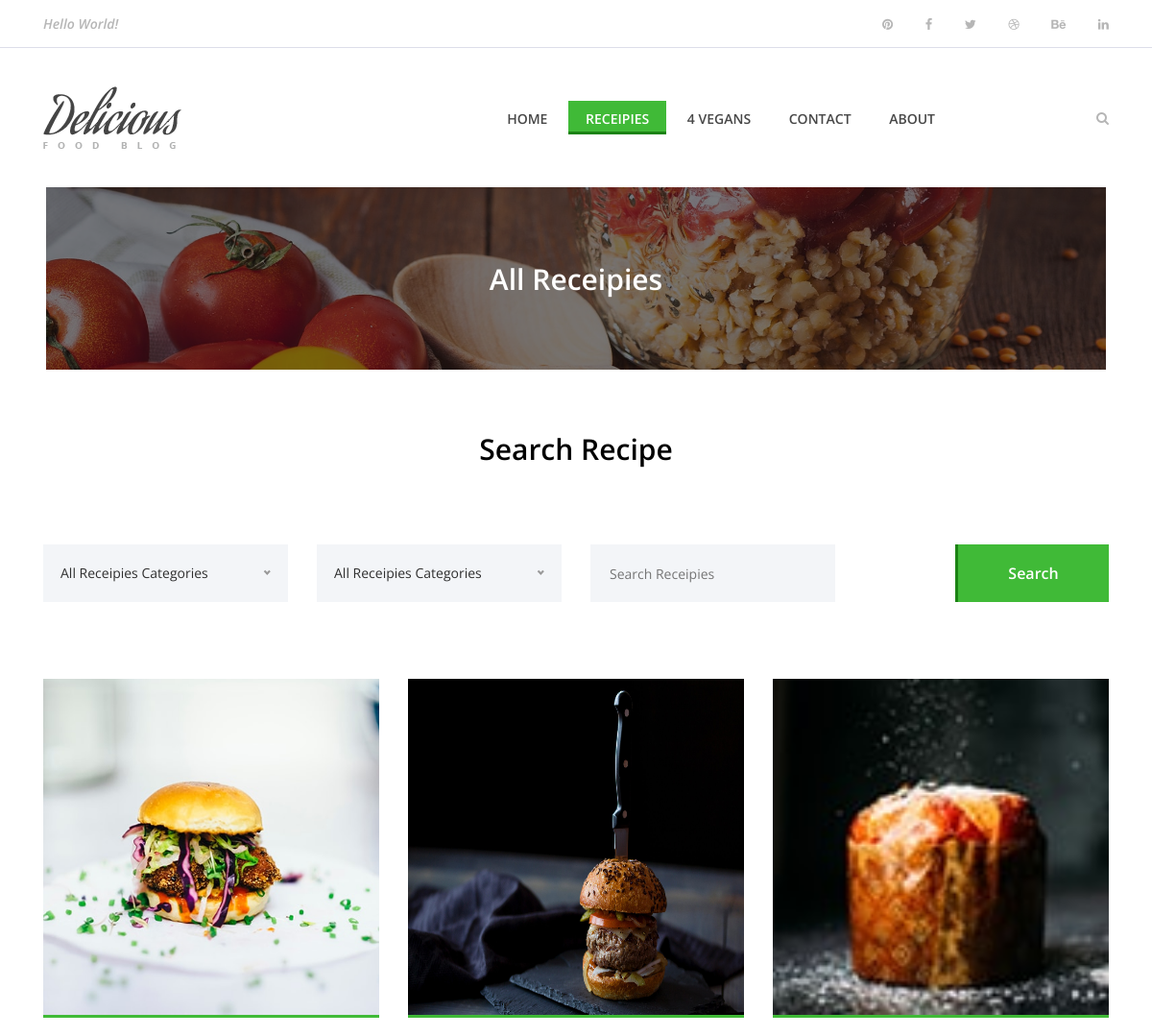
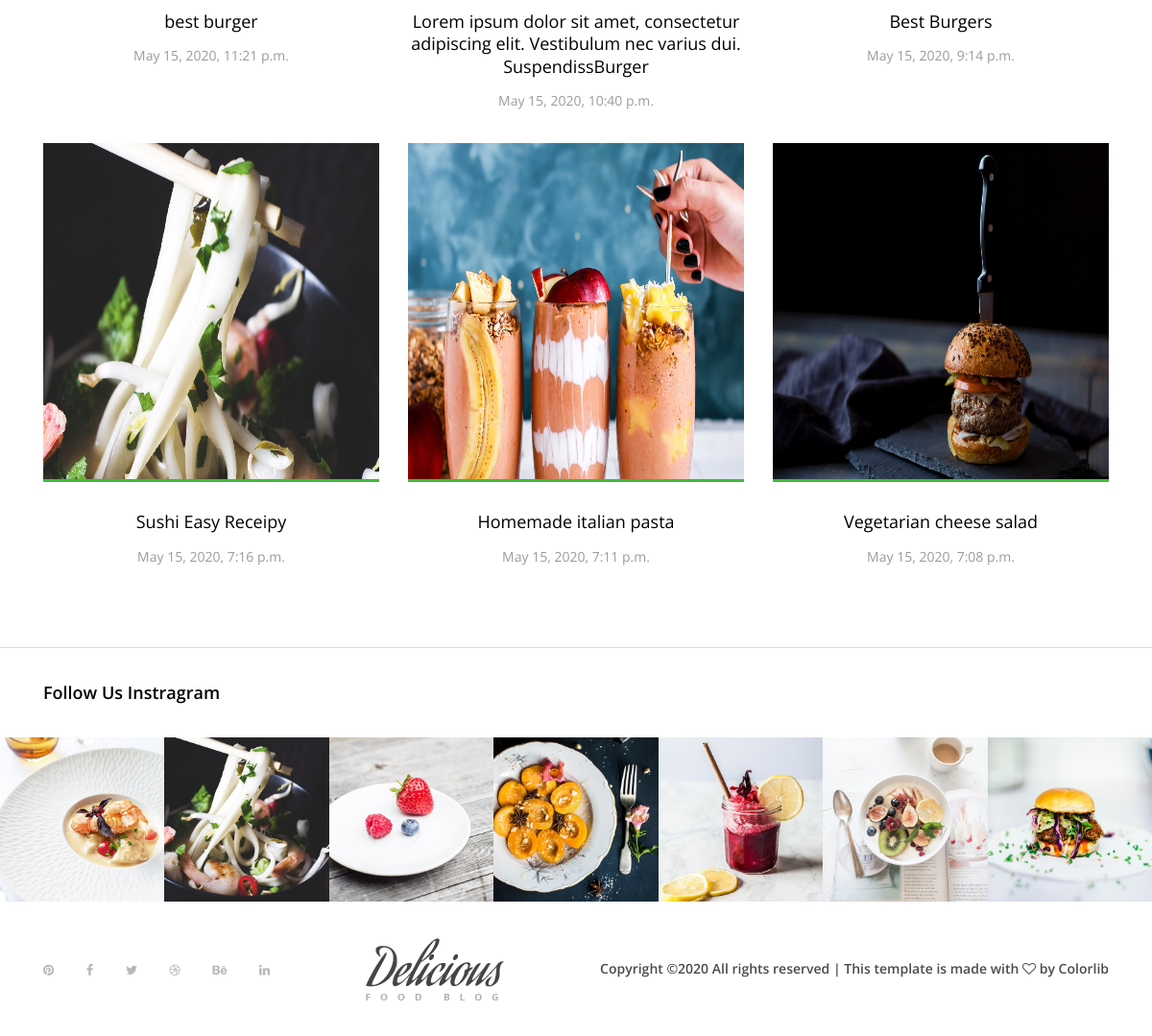
/all_recipe/, run on the app's committed database (2 pictures, top to bottom).
### recipe/models.py (models this page shows, shortened)
class Recipe(models.Model):
    title = models.CharField(max_length = 100)
    category = models.CharField(choices = CATEGORY, max_length = 20)
    description = models.CharField(max_length = 200)
    ingredients = models.TextField()
    prepare_time = models.CharField(max_length = 3)
    cook_time = models.CharField(max_length = 3)
    recipe_details = models.TextField()
    added_date = models.DateTimeField(auto_now_add=True)
    photo = models.ImageField(upload_to = 'food_pics/%Y/%m/%d/')
    video_link = models.CharField(max_length = 500)
    who_can_make = models.CharField(choices = CATEGORY_FOR_MAKING, max_length = 20)
    best_recipe = models.BooleanField(default = False)
    best_recipe = models.BooleanField(default = False)
    gluten_free = models.BooleanField(default = False)
    show_home = models.BooleanField(default = False)

### recipe/views.py (the view)
# urls.py: path('all_recipe/', views.all_recipe , name = 'all_recipe'),
def all_recipe(request):
    all_recipe = Recipe.objects.all().order_by('-added_date')
    return render(request, 'recipe/all_recipe.html',{'all_recipe':all_recipe})

### templates/recipe/all_recipe.html (shortened to what this page needs)
{% extends "base.html" %}
{% load static %}
{% block body %}
<div class="breadcumb-area bg-img bg-overlay" style="background-image: url({% static 'img/bg-img/breadcumb3.jpg' %});">
  <div class="container h-100">
    <div class="row h-100 align-items-center">
      <div class="col-12">
        <div class="breadcumb-text text-center">
          <h2>All Receipies</h2>
        </div>
      </div>
    </div>
  </div>
</div>
<br>
<br>
<br>
<div class="receipe-post-search mb-80">
  <div class="container">
    <div class="row">
      <div class="col-12">
        <div class="section-heading">
          <h3>Search Recipe</h3>
        </div>
      </div>
    </div>
    <form action="#" method="post">
      <div class="row">
        <div class="col-12 col-lg-3">
        </div>
        <div class="col-12 col-lg-3">
        </div>
        <div class="col-12 col-lg-3">
          <input type="search" name="search" placeholder="Search Receipies">
        </div>
        <div class="col-12 col-lg-3 text-right">
          <button type="submit" class="btn delicious-btn">Search</button>
        </div>
      </div>
    </form>
  </div>
</div>
<section class="best-receipe-area">
  <div class="container">
    <div class="row">
      {% for recipe in all_recipe %}
      <div class="col-12 col-sm-6 col-lg-4">
        <div class="single-best-receipe-area mb-30">
          <img src="{{recipe.photo.url}}" style="height: 353px; width:500px;" alt="">
          <div class="receipe-content">
            <a href="{% url 'single_recipe' recipe.id %}">
              <h5>{{recipe.title}}</h5>
              <p>{{recipe.added_date}}</p>
            </a>
          </div>
        </div>
      </div>
      {% endfor %}
    </div>
  </div>
</section>
{% endblock %}

### templates/base.html (shortened to what this page needs)
<!DOCTYPE html>
<html lang="en" dir="ltr">
{% load static %}
<head>
  <link rel="stylesheet" href="{% static 'style.css' %}">
</head>
<body>
  <header class="header-area">
    <div class="top-header-area">
      <div class="container h-100">
        <div class="row h-100 align-items-center justify-content-between">
          <div class="col-12 col-sm-6">
            <div class="breaking-news">
              <div id="breakingNewsTicker" class="ticker">
                <ul>
                  <li><a href="#">Hello World!</a></li>
                </ul>
              </div>
            </div>
          </div>
          <div class="col-12 col-sm-6">
            <div class="top-social-info text-right">
              <a href="https://www.pinterest.com"><i class="fa fa-pinterest" aria-hidden="true"></i></a>
              <a href="https://www.facebook.com"><i class="fa fa-facebook" aria-hidden="true"></i></a>
              <a href="https://www.twitter.com"><i class="fa fa-twitter" aria-hidden="true"></i></a>
              <a href="https://www.dribbble.com"><i class="fa fa-dribbble" aria-hidden="true"></i></a>
              <a href="https://www.behance.com"><i class="fa fa-behance" aria-hidden="true"></i></a>
              <a href="https://www.linkedin.com"><i class="fa fa-linkedin" aria-hidden="true"></i></a>
            </div>
          </div>
        </div>
      </div>
    </div>
    <div class="delicious-main-menu">
      <div class="classy-nav-container breakpoint-off">
        <div class="container">
          <nav class="classy-navbar justify-content-between" id="deliciousNav">
            <a class="nav-brand" href="{% url 'index' %}"><img src="{% static 'img/core-img/logo.png' %}" alt=""></a>
            <div class="classy-menu">
              <div class="classynav">
                <ul>
                  <li {% if '/' == request.path %} class="active" {% endif %}><a href="{% url 'index' %}">Home</a></li>
                  <li {% if 'all_recipe' in request.path %} class="active" {% endif %}><a href="{% url 'all_recipe' %}">Receipies</a></li>
                  <li {% if 'vegans' in request.path %} class="active" {% endif %}><a href="{% url 'vegans' %}">4 Vegans</a></li>
                  <li {% if 'contact' in request.path %} class="active" {% endif %}><a href="{% url 'contact' %}">Contact</a></li>
                  <li {% if 'about' in request.path %} class="active" {% endif %}><a href="{% url 'about' %}">About</a></li>
                </ul>
                <div class="search-btn">
                  <i class="fa fa-search" aria-hidden="true"></i>
                </div>
              </div>
            </div>
          </nav>
        </div>
      </div>
    </div>
  </header>
  {% block body %}
  {% endblock %}
  <div class="follow-us-instagram">
    <div class="container">
      <div class="row">
        <div class="col-12">
          <h5>Follow Us Instragram</h5>
        </div>
      </div>
    </div>
    <div class="insta-feeds d-flex flex-wrap">
      <div class="single-insta-feeds">
        <img src="{% static 'img/bg-img/insta1.jpg' %}" alt="">
      </div>
      <div class="single-insta-feeds">
        <img src="{% static 'img/bg-img/insta2.jpg' %}" alt="">
      </div>
      <div class="single-insta-feeds">
        <img src="{% static 'img/bg-img/insta3.jpg' %}" alt="">
      </div>
      <div class="single-insta-feeds">
        <img src="{% static 'img/bg-img/insta4.jpg' %}" alt="">
      </div>
      <div class="single-insta-feeds">
        <img src="{% static 'img/bg-img/insta5.jpg' %}" alt="">
      </div>
      <div class="single-insta-feeds">
        <img src="{% static 'img/bg-img/insta6.jpg' %}" alt="">
      </div>
      <div class="single-insta-feeds">
        <img src="{% static 'img/bg-img/insta7.jpg' %}" alt="">
      </div>
    </div>
  </div>
  <footer class="footer-area">
    <div class="container h-100">
      <div class="row h-100">
        <div class="col-12 h-100 d-flex flex-wrap align-items-center justify-content-between">
          <div class="footer-social-info text-right">
            <a href="https://www.pinterest.com"><i class="fa fa-pinterest" aria-hidden="true"></i></a>
            <a href="https://www.facebook.com"><i class="fa fa-facebook" aria-hidden="true"></i></a>
            <a href="https://www.twitter.com"><i class="fa fa-twitter" aria-hidden="true"></i></a>
            <a href="https://www.dribbble.com"><i class="fa fa-dribbble" aria-hidden="true"></i></a>
            <a href="https://www.behance.com"><i class="fa fa-behance" aria-hidden="true"></i></a>
            <a href="https://www.linkedin.com"><i class="fa fa-linkedin" aria-hidden="true"></i></a>
          </div>
          <div class="footer-logo">
            <a href="{% url 'index' %}"><img src="{% static 'img/core-img/logo.png' %}" alt=""></a>
          </div>
          <p>
            Copyright &copy; All rights reserved | This template is made with <i class="fa fa-heart-o" aria-hidden="true"></i> by <a href="https://colorlib.com" target="_blank">Colorlib</a>
          </p>
        </div>
      </div>
    </div>
  </footer>
</body>
</html>

### data on the page
Recipe: photo (picture), title "best burger", added_date "May 15, 2020, 11:21 p.m."
Recipe: photo (picture), title "Lorem ipsum dolor sit amet, consectetur adipiscing elit. Vestibulum nec varius dui. SuspendissBurger", added_date "May 15, 2020, 10:40 p.m."
Recipe: photo (picture), title "Best Burgers", added_date "May 15, 2020, 9:14 p.m."
Recipe: photo (picture), title "Sushi Easy Receipy", added_date "May 15, 2020, 7:16 p.m."
Recipe: photo (picture), title "Homemade italian pasta", added_date "May 15, 2020, 7:11 p.m."
Recipe: photo (picture), title "Vegetarian cheese salad", added_date "May 15, 2020, 7:08 p.m."
